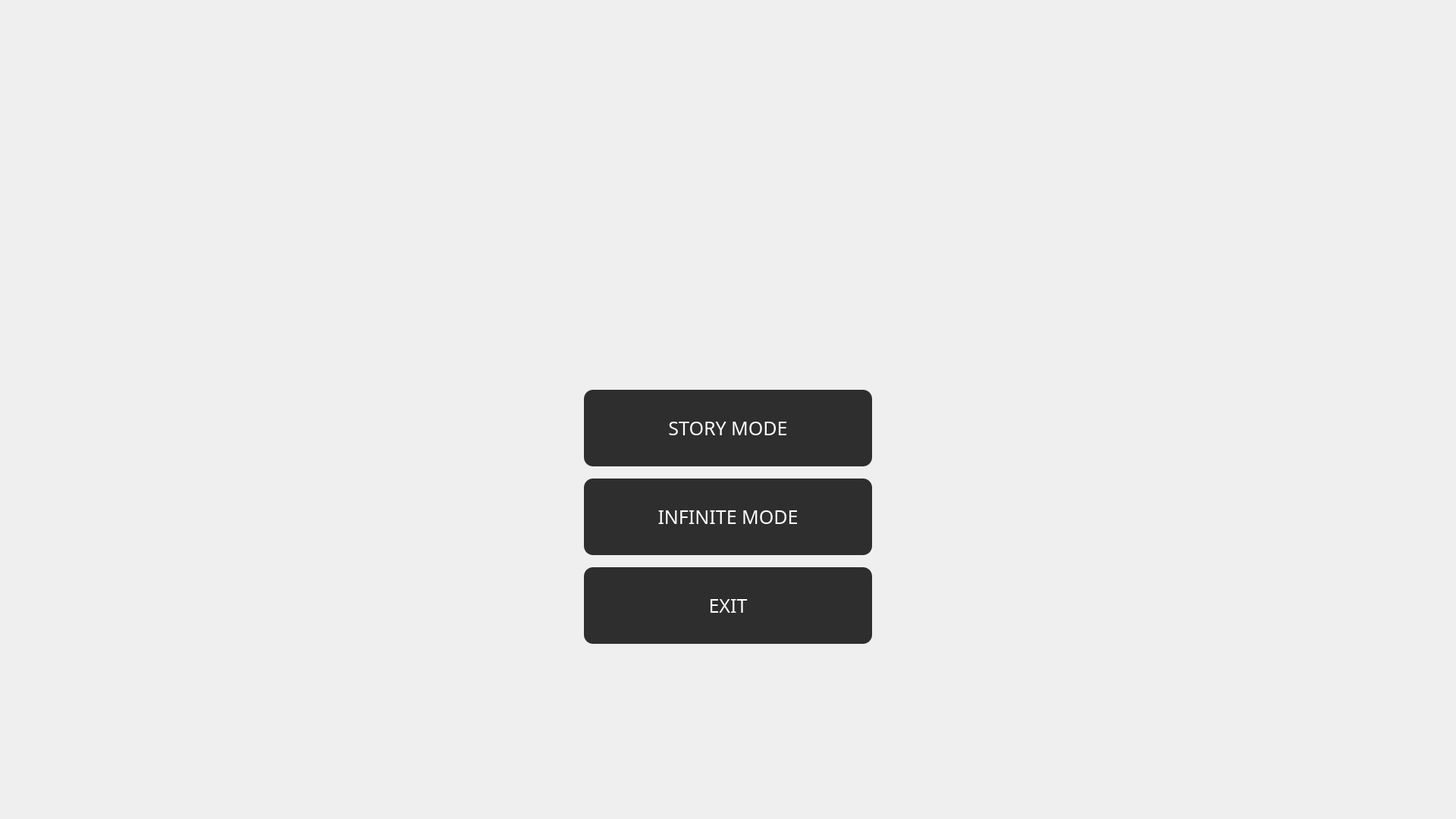
<?xml version="1.0" encoding="UTF-8"?>
<ui version="4.0">
 <class>MainMenu</class>
 <widget class="QMainWindow" name="MainMenu">
  <property name="geometry">
   <rect>
    <x>0</x>
    <y>0</y>
    <width>1920</width>
    <height>1080</height>
   </rect>
  </property>
  <property name="windowTitle">
   <string>MainWindow</string>
  </property>
  <property name="styleSheet">
   <string notr="true">#centralwidget {
	background-color: &quot;black&quot;;
	border-image: url(:/mainMenu/Content/ThisIsUiBG.png);
}

QPushButton {
    background-color: #2e2e2e;
    color: white;
    font-size: 25px;
    padding: 12px 24px;
    border-radius: 12px;
    border: 0px solid #1a1a1a;
}

QPushButton:hover {
    background-color: #3a3a3a;
}

QPushButton:pressed {
    background-color: #1f1f1f;
}</string>
  </property>
  <widget class="QWidget" name="centralwidget">
   <layout class="QGridLayout" name="gridLayout">
    <item row="0" column="0">
     <layout class="QGridLayout" name="gridLayout_2">
      <item row="7" column="1">
       <spacer name="horizontalSpacer_4">
        <property name="orientation">
         <enum>Qt::Orientation::Horizontal</enum>
        </property>
        <property name="sizeHint" stdset="0">
         <size>
          <width>40</width>
          <height>20</height>
         </size>
        </property>
       </spacer>
      </item>
      <item row="11" column="2">
       <spacer name="verticalSpacer_4">
        <property name="orientation">
         <enum>Qt::Orientation::Vertical</enum>
        </property>
        <property name="sizeHint" stdset="0">
         <size>
          <width>20</width>
          <height>40</height>
         </size>
        </property>
       </spacer>
      </item>
      <item row="7" column="4">
       <spacer name="horizontalSpacer_3">
        <property name="orientation">
         <enum>Qt::Orientation::Horizontal</enum>
        </property>
        <property name="sizeHint" stdset="0">
         <size>
          <width>40</width>
          <height>20</height>
         </size>
        </property>
       </spacer>
      </item>
      <item row="2" column="2">
       <spacer name="verticalSpacer_3">
        <property name="orientation">
         <enum>Qt::Orientation::Vertical</enum>
        </property>
        <property name="sizeHint" stdset="0">
         <size>
          <width>20</width>
          <height>40</height>
         </size>
        </property>
       </spacer>
      </item>
      <item row="7" column="2">
       <widget class="RetroButton" name="infiniteModeButton">
        <property name="sizePolicy">
         <sizepolicy hsizetype="MinimumExpanding" vsizetype="MinimumExpanding">
          <horstretch>0</horstretch>
          <verstretch>0</verstretch>
         </sizepolicy>
        </property>
        <property name="font">
         <font>
          <family>VT323</family>
          <pointsize>-1</pointsize>
         </font>
        </property>
        <property name="text">
         <string>INFINITE MODE</string>
        </property>
       </widget>
      </item>
      <item row="7" column="3">
       <spacer name="horizontalSpacer_5">
        <property name="orientation">
         <enum>Qt::Orientation::Horizontal</enum>
        </property>
        <property name="sizeHint" stdset="0">
         <size>
          <width>40</width>
          <height>20</height>
         </size>
        </property>
       </spacer>
      </item>
      <item row="1" column="2">
       <spacer name="verticalSpacer_2">
        <property name="orientation">
         <enum>Qt::Orientation::Vertical</enum>
        </property>
        <property name="sizeHint" stdset="0">
         <size>
          <width>20</width>
          <height>40</height>
         </size>
        </property>
       </spacer>
      </item>
      <item row="3" column="2">
       <spacer name="verticalSpacer_5">
        <property name="orientation">
         <enum>Qt::Orientation::Vertical</enum>
        </property>
        <property name="sizeHint" stdset="0">
         <size>
          <width>20</width>
          <height>100</height>
         </size>
        </property>
       </spacer>
      </item>
      <item row="10" column="2">
       <spacer name="verticalSpacer_7">
        <property name="orientation">
         <enum>Qt::Orientation::Vertical</enum>
        </property>
        <property name="sizeHint" stdset="0">
         <size>
          <width>20</width>
          <height>40</height>
         </size>
        </property>
       </spacer>
      </item>
      <item row="9" column="2">
       <widget class="RetroButton" name="exitButton">
        <property name="sizePolicy">
         <sizepolicy hsizetype="MinimumExpanding" vsizetype="MinimumExpanding">
          <horstretch>0</horstretch>
          <verstretch>0</verstretch>
         </sizepolicy>
        </property>
        <property name="font">
         <font>
          <family>VT323</family>
          <pointsize>-1</pointsize>
         </font>
        </property>
        <property name="text">
         <string>EXIT</string>
        </property>
       </widget>
      </item>
      <item row="7" column="0">
       <spacer name="horizontalSpacer_2">
        <property name="orientation">
         <enum>Qt::Orientation::Horizontal</enum>
        </property>
        <property name="sizeHint" stdset="0">
         <size>
          <width>40</width>
          <height>20</height>
         </size>
        </property>
       </spacer>
      </item>
      <item row="0" column="2">
       <spacer name="verticalSpacer">
        <property name="orientation">
         <enum>Qt::Orientation::Vertical</enum>
        </property>
        <property name="sizeHint" stdset="0">
         <size>
          <width>20</width>
          <height>40</height>
         </size>
        </property>
       </spacer>
      </item>
      <item row="6" column="2">
       <spacer name="verticalSpacer_8">
        <property name="orientation">
         <enum>Qt::Orientation::Vertical</enum>
        </property>
        <property name="sizeType">
         <enum>QSizePolicy::Policy::Preferred</enum>
        </property>
        <property name="sizeHint" stdset="0">
         <size>
          <width>20</width>
          <height>10</height>
         </size>
        </property>
       </spacer>
      </item>
      <item row="5" column="2">
       <widget class="RetroButton" name="storyModeButton">
        <property name="sizePolicy">
         <sizepolicy hsizetype="MinimumExpanding" vsizetype="MinimumExpanding">
          <horstretch>0</horstretch>
          <verstretch>0</verstretch>
         </sizepolicy>
        </property>
        <property name="font">
         <font>
          <family>VT323</family>
          <pointsize>-1</pointsize>
         </font>
        </property>
        <property name="text">
         <string>STORY MODE</string>
        </property>
       </widget>
      </item>
      <item row="4" column="2">
       <spacer name="verticalSpacer_6">
        <property name="orientation">
         <enum>Qt::Orientation::Vertical</enum>
        </property>
        <property name="sizeHint" stdset="0">
         <size>
          <width>20</width>
          <height>40</height>
         </size>
        </property>
       </spacer>
      </item>
      <item row="8" column="2">
       <spacer name="verticalSpacer_9">
        <property name="orientation">
         <enum>Qt::Orientation::Vertical</enum>
        </property>
        <property name="sizeType">
         <enum>QSizePolicy::Policy::Preferred</enum>
        </property>
        <property name="sizeHint" stdset="0">
         <size>
          <width>10</width>
          <height>10</height>
         </size>
        </property>
       </spacer>
      </item>
     </layout>
    </item>
    <item row="2" column="0">
     <spacer name="horizontalSpacer">
      <property name="orientation">
       <enum>Qt::Orientation::Horizontal</enum>
      </property>
      <property name="sizeHint" stdset="0">
       <size>
        <width>40</width>
        <height>20</height>
       </size>
      </property>
     </spacer>
    </item>
   </layout>
  </widget>
 </widget>
 <customwidgets>
  <customwidget>
   <class>RetroButton</class>
   <extends>QPushButton</extends>
   <header>retrobutton.h</header>
  </customwidget>
 </customwidgets>
 <resources/>
 <connections/>
</ui>
